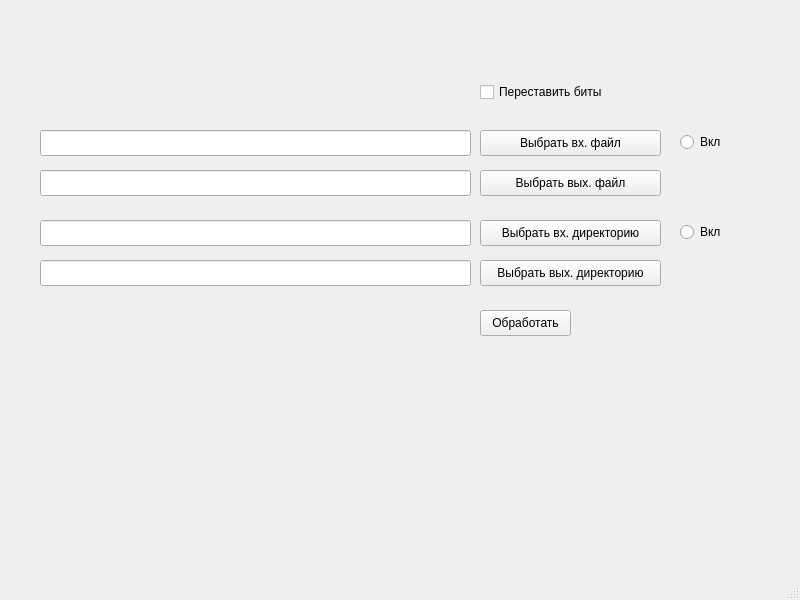
<?xml version="1.0" encoding="UTF-8"?>
<ui version="4.0">
 <class>MainWindow</class>
 <widget class="QMainWindow" name="MainWindow">
  <property name="geometry">
   <rect>
    <x>0</x>
    <y>0</y>
    <width>800</width>
    <height>600</height>
   </rect>
  </property>
  <property name="windowTitle">
   <string>MainWindow</string>
  </property>
  <widget class="QWidget" name="centralwidget">
   <widget class="QPushButton" name="BtnInFile">
    <property name="geometry">
     <rect>
      <x>480</x>
      <y>130</y>
      <width>181</width>
      <height>26</height>
     </rect>
    </property>
    <property name="text">
     <string>Выбрать вх. файл</string>
    </property>
   </widget>
   <widget class="QLineEdit" name="EditInFile">
    <property name="geometry">
     <rect>
      <x>40</x>
      <y>130</y>
      <width>431</width>
      <height>26</height>
     </rect>
    </property>
   </widget>
   <widget class="QPushButton" name="BtnRun">
    <property name="geometry">
     <rect>
      <x>480</x>
      <y>310</y>
      <width>91</width>
      <height>26</height>
     </rect>
    </property>
    <property name="text">
     <string>Обработать</string>
    </property>
   </widget>
   <widget class="QLineEdit" name="EditOutFile">
    <property name="geometry">
     <rect>
      <x>40</x>
      <y>170</y>
      <width>431</width>
      <height>26</height>
     </rect>
    </property>
   </widget>
   <widget class="QPushButton" name="BtnOutFile">
    <property name="geometry">
     <rect>
      <x>480</x>
      <y>170</y>
      <width>181</width>
      <height>26</height>
     </rect>
    </property>
    <property name="text">
     <string>Выбрать вых. файл</string>
    </property>
   </widget>
   <widget class="QPushButton" name="BtnOutDir">
    <property name="geometry">
     <rect>
      <x>480</x>
      <y>260</y>
      <width>181</width>
      <height>26</height>
     </rect>
    </property>
    <property name="text">
     <string>Выбрать вых. директорию</string>
    </property>
   </widget>
   <widget class="QLineEdit" name="EditInDir">
    <property name="geometry">
     <rect>
      <x>40</x>
      <y>220</y>
      <width>431</width>
      <height>26</height>
     </rect>
    </property>
   </widget>
   <widget class="QLineEdit" name="EditOutDir">
    <property name="geometry">
     <rect>
      <x>40</x>
      <y>260</y>
      <width>431</width>
      <height>26</height>
     </rect>
    </property>
   </widget>
   <widget class="QPushButton" name="BtnInDir">
    <property name="geometry">
     <rect>
      <x>480</x>
      <y>220</y>
      <width>181</width>
      <height>26</height>
     </rect>
    </property>
    <property name="text">
     <string>Выбрать вх. директорию</string>
    </property>
   </widget>
   <widget class="QRadioButton" name="RadioFile">
    <property name="geometry">
     <rect>
      <x>680</x>
      <y>130</y>
      <width>51</width>
      <height>24</height>
     </rect>
    </property>
    <property name="text">
     <string>Вкл</string>
    </property>
    <attribute name="buttonGroup">
     <string notr="true">buttonGroup</string>
    </attribute>
   </widget>
   <widget class="QRadioButton" name="RadioDir">
    <property name="geometry">
     <rect>
      <x>680</x>
      <y>220</y>
      <width>61</width>
      <height>24</height>
     </rect>
    </property>
    <property name="text">
     <string>Вкл</string>
    </property>
    <attribute name="buttonGroup">
     <string notr="true">buttonGroup</string>
    </attribute>
   </widget>
   <widget class="QCheckBox" name="CheckChangeBits">
    <property name="geometry">
     <rect>
      <x>480</x>
      <y>80</y>
      <width>181</width>
      <height>24</height>
     </rect>
    </property>
    <property name="text">
     <string>Переставить биты</string>
    </property>
   </widget>
  </widget>
  <widget class="QMenuBar" name="menubar">
   <property name="geometry">
    <rect>
     <x>0</x>
     <y>0</y>
     <width>800</width>
     <height>23</height>
    </rect>
   </property>
  </widget>
  <widget class="QStatusBar" name="statusbar"/>
 </widget>
 <resources/>
 <connections/>
 <buttongroups>
  <buttongroup name="buttonGroup"/>
 </buttongroups>
</ui>
